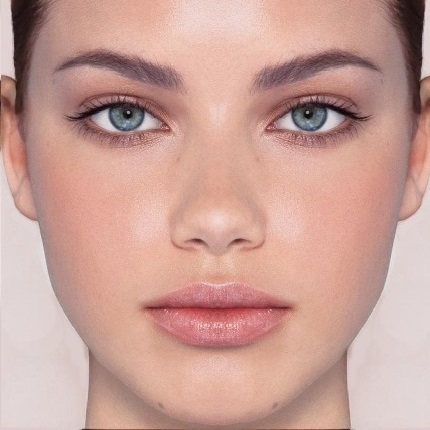
%> input picture woman.jpg, 430 x 430 px
$ octave main.m   (GNU Octave 9; MATLAB toolbox functions it lacks are replaced by stand-ins)
%> lines starting %> are read from the running program, lines starting %| are printed output that depends on the picture; in (x1, y1, x2, y2) boxes, pixels count from 0 and x2, y2 are one past the last pixel; in counts of white or black regions, pixels touching at a corner belong together; the program's own positions count from 1
### ideal_low_pass.m
function [ new_img ] =ideal_low_pass( row , col,R  )
nwe_img=zeros(row,col);
centerX=col/2;
centerY=row/2;

for i=1:row
    for j=1:col
        dis=sqrt((j-centerX)^2+(i-centerY)^2);
        if dis<=R
            new_img(i,j)=1;
        else
            new_img(i,j)=0;
    end
end

end

### rgb2colors.m
function [ R G B ] = rgb2colors( img )
    R=img(:,:,1);
    G=img(:,:,2);
    B=img(:,:,3);
end


### im_fit.m
function [ s ] = im_fit( r )
    mn=min(min(min(r)));
    mx=max(max(max(r)));
    s=uint8((r-mn)*(255/(mx-mn)));
end

### apply_filter.m
function [ SI,SFI,FI ] = apply_filter( img , filter )
    SI=fftshift(fft2(img));
    SFI=SI.*double(filter);
    FI=ifft2(fftshift(SFI));
end

### colors2rgb.m
function [ img ] = colors2rgb( R , G, B )
%UNTITLED7 Summary of this function goes here
%   Detailed explanation goes here
img=R;
img(:,:,2)=G;
img(:,:,3)=B;

end

### main.m
close all;
woman=imread('woman.jpg');
%> woman is the input picture: size 430x430x3 uint8; mean R, G, B 201.7, 160.3, 151
leopard=imread('leopard.jpg');
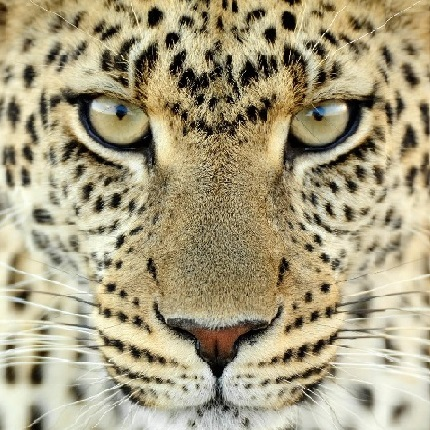
%> input picture leopard.jpg, 430 x 430 px
%> leopard is the input picture: size 430x430x3 uint8; mean R, G, B 168.8, 159.1, 128.5
sigma=10;
[row, col ]=size(woman(:,:,1));
%> row = 430; col = 430
LPF=ideal_low_pass(row,col,sigma);
%> in ideal_low_pass, `nwe_img=zeros(row,col);`: nwe_img: size 430x430 double; every value is 0
%> in ideal_low_pass, `centerX=col/2;`: centerX = 215
%> after the loop in ideal_low_pass, `for i=1:row`:
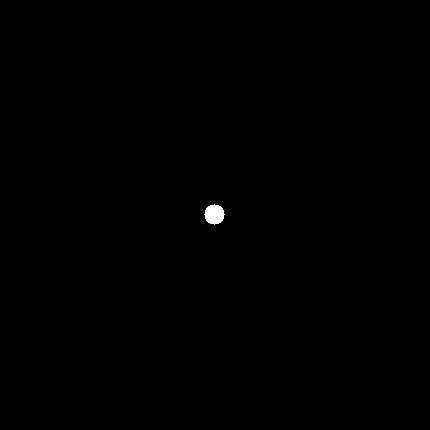
%> new_img: size 430x430 double; values 0 (black) and 1 (white), 0.17% white; 1 white region, box (x1, y1, x2, y2) and area: (204, 204, 225, 225) 317
HPF=1-LPF;

[R1,G1,B1]=rgb2colors(woman);
%> in rgb2colors, `R=img(:,:,1);`:
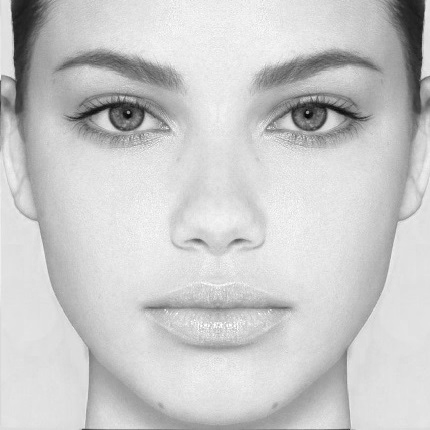
%> R: size 430x430 uint8; min 6, max 255, mean 201.7
[R2,G2,B2]=rgb2colors(leopard);
%> in rgb2colors (call 2), `G=img(:,:,2);`:
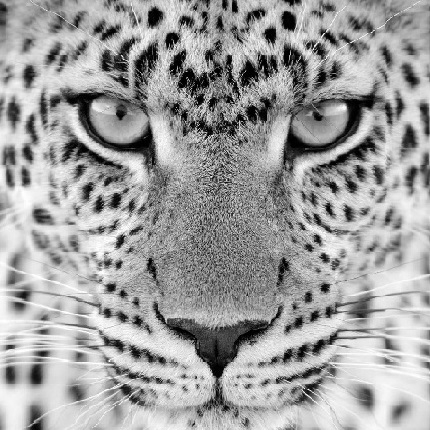
%> G: size 430x430 uint8; min 0, max 255, mean 159.1
%> in rgb2colors (call 2), `B=img(:,:,3);`:
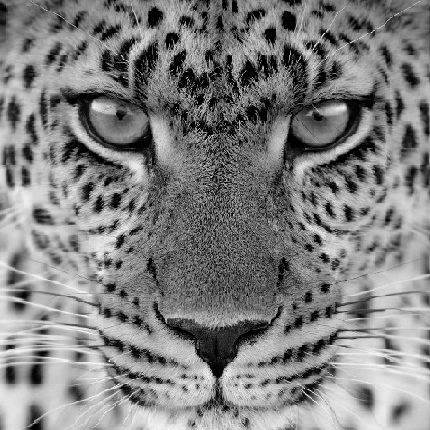
%> B: size 430x430 uint8; min 0, max 251, mean 128.5

[R1_SI,R1_SFI,R1_FI]=apply_filter(R1,LPF);
[G1_SI,G1_SFI,G1_FI]=apply_filter(G1,LPF);
[B1_SI,B1_SFI,B1_FI]=apply_filter(B1,LPF);

[R2_SI,R2_SFI,R2_FI]=apply_filter(R2,HPF);
[G2_SI,G2_SFI,G2_FI]=apply_filter(G2,HPF);
[B2_SI,B2_SFI,B2_FI]=apply_filter(B2,HPF);

filtered_woman=colors2rgb(R1_FI,G1_FI,B1_FI);
filtered_leopard=colors2rgb(R2_FI,G2_FI,B2_FI);

figure
subplot(2,5,1),imshow(woman),
subplot(2,5,6),imshow(leopard),
subplot(2,5,2),imshow(im_fit(log(abs(1+R1_SI+G1_SI+B1_SI)))),
%> in im_fit, `mn=min(min(min(r)));`: mn = 1.85
%> in im_fit, `mx=max(max(max(r)));`: mx = 18.37
subplot(2,5,7),imshow(im_fit(log(abs(1+R2_SI+G2_SI+B2_SI)))),
%> in im_fit (call 2), `mn=min(min(min(r)));`: mn = 4.17
%> in im_fit (call 2), `mx=max(max(max(r)));`: mx = 18.25
%> in im_fit (call 2), `s=uint8((r-mn)*(255/(mx-mn)));`:
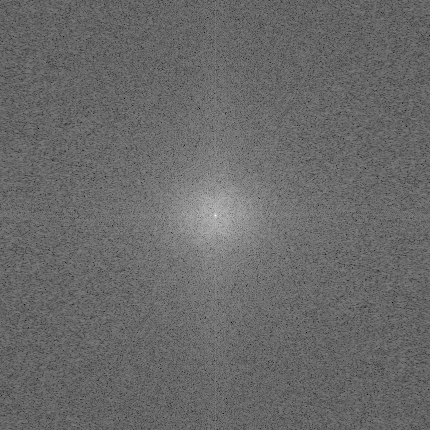
%> s: size 430x430 uint8; min 0, max 255, mean 105.2
subplot(2,5,3),imshow(im_fit(LPF)),
subplot(2,5,8),imshow(im_fit(HPF)),
subplot(2,5,4),imshow(im_fit(log(abs(1+R1_SFI+G1_SFI+B1_SFI)))),
subplot(2,5,9),imshow(im_fit(log(abs(1+R2_SFI+G2_SFI+B2_SFI)))),
%> in im_fit (call 6), `mx=max(max(max(r)));`: mx = 14.45
%> in im_fit (call 6), `s=uint8((r-mn)*(255/(mx-mn)));`:
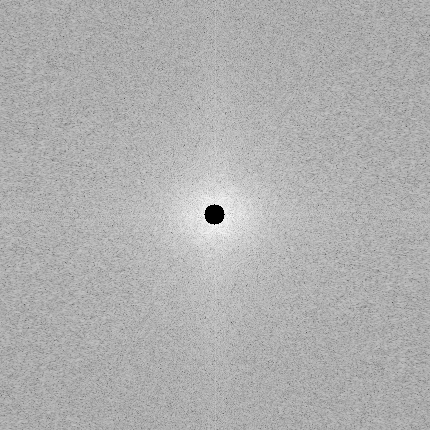
%> s: size 430x430 uint8; min 0, max 255, mean 175.7
%> the run ends on the next line
subplot(2,5,5),imshow(im_fit(filtered_woman)),
